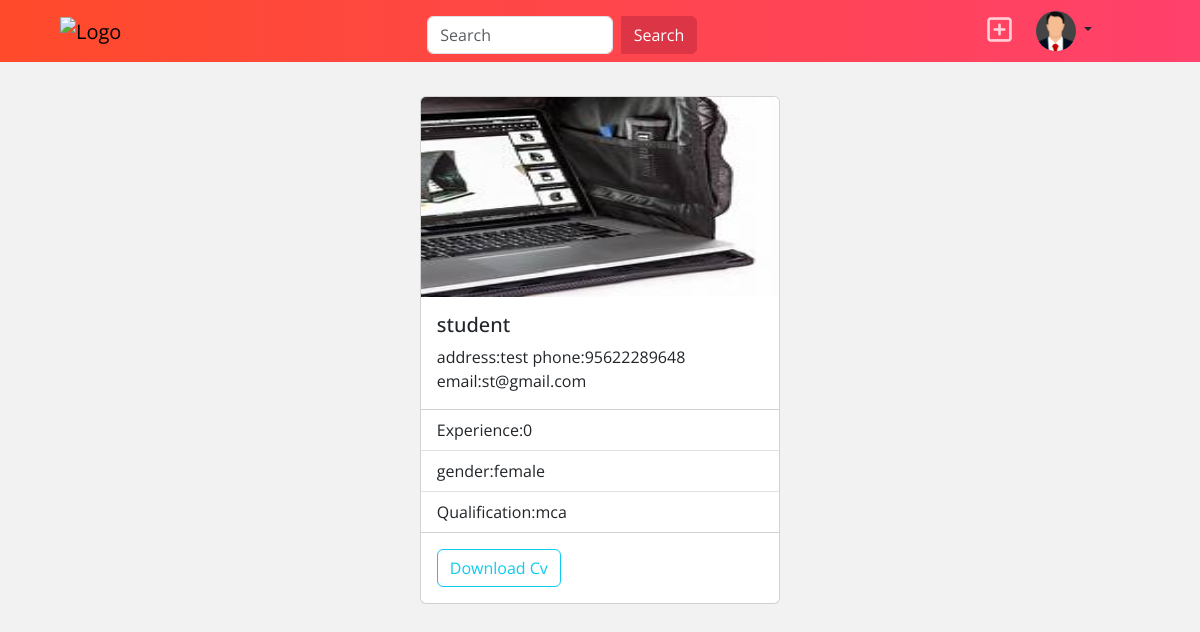
Screenshot of /seeker/profile/1/ with the database file from the repository.
### myapp/models.py (models this page shows, shortened)
class StudentProfile(models.Model):
    qualification=models.CharField(max_length=200)
    resume=models.FileField(upload_to="resumes",null=True,blank=True)
    skills=models.CharField(max_length=200)
    age=models.PositiveIntegerField()
    options=(
        ("male","male"),("female","female")
    )
    gender=models.CharField(max_length=200,choices=options,default="male")
    experience=models.PositiveIntegerField(default=0)
    address=models.CharField(max_length=200)
    phone=models.CharField(max_length=200)
    profile_pic=models.ImageField(upload_to="profilepics",null=True,blank=True)
    user=models.OneToOneField(User,on_delete=models.CASCADE,related_name="profile")

### jobseeker/views.py (the view)
# urls.py: path("profile/<int:pk>/",views.ProfileDetailView.as_view(),name="profile-detail"),
class ProfileDetailView(DetailView):
    template_name="jobseeker/profile_detail.html"
    context_object_name="data"
    model=StudentProfile

### jobseeker/templates/jobseeker/profile_detail.html (shortened to what this page needs)
{%extends 'jobseeker/base.html'%}
{%block bodyblock%}
     <div class="container mt-5 d-flex justify-content-center">
        <div class="card" style="width: 33%;">
            {%if data.profile_pic%}
                <img src="{{data.profile_pic.url}}" class="card-img-top" alt="..." height="200px">
            {%endif%}
            <div class="card-body">
              <h5 class="card-title">{{data.user}}</h5>
              <p class="card-text">
                address:{{data.address}}
                phone:{{data.phone}}
                email:{{data.user.email}}
              </p>
            </div>
            <ul class="list-group list-group-flush">
              <li class="list-group-item">Experience:{{data.experience}}</li>
              <li class="list-group-item">gender:{{data.gender}}</li>
              <li class="list-group-item">Qualification:{{data.qualification}}</li>
            </ul>
            <div class="card-body">
                {%if data.resume%}
              <a href="{{data.resume.url}}" download class="btn  btn-outline-info">Download Cv</a>
              {%endif%}
            </div>
          </div>
     </div>
{%endblock%}

### jobseeker/static/jobseeker/css/index.css (style rules this page uses)
body { background: #f2f2f2; font-family: 'Open Sans', sans-serif; }

### rows the page displays
StudentProfile: profile_pic (picture), user "student", address "test", phone "95622289648", user.email "st@gmail.com", experience "0", gender "female", qualification "mca"
